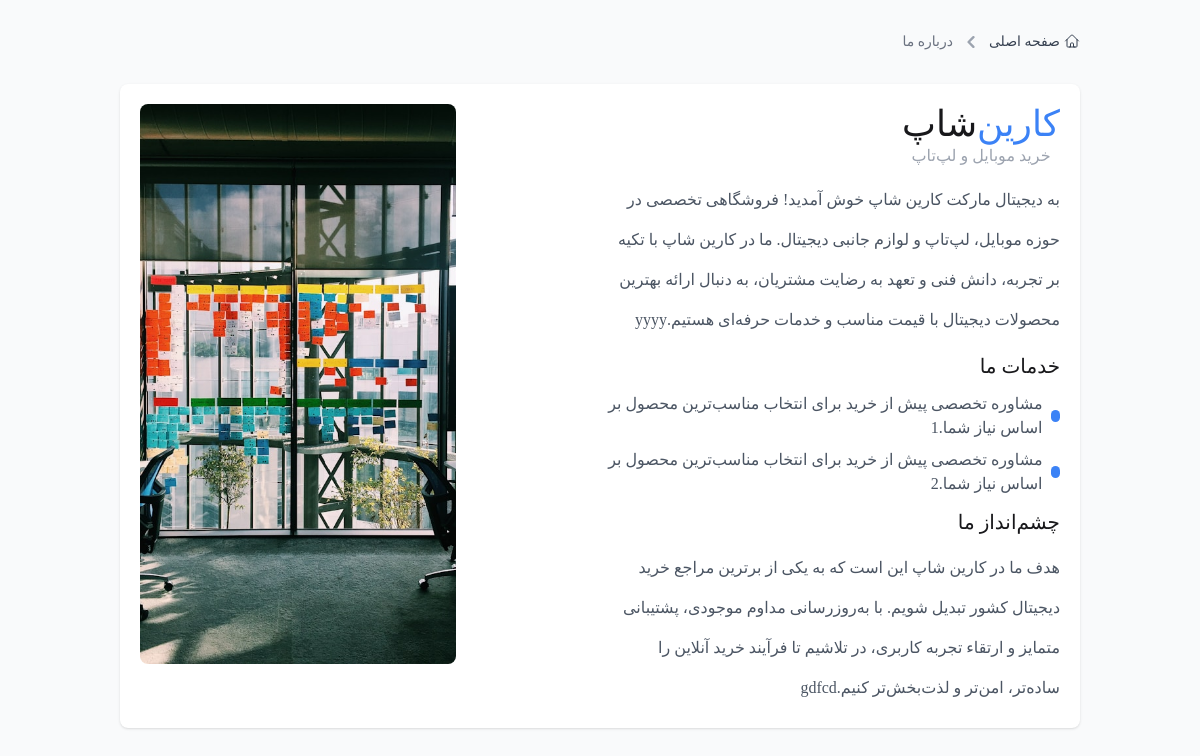
The page /about/ on the database its author committed.
### site_module/models.py (models this page shows, shortened)
class about_us(models.Model):
    about_us_text=models.TextField(verbose_name='متن درباره ما سایت')
    about_us_Ourvision=models.TextField(verbose_name='متن چشم‌انداز ما')
    about_img = models.ImageField(upload_to='about_img/', verbose_name='درباره ما عکس ',null=True)
    is_main_about_us = models.BooleanField(verbose_name='فعال بودن ')
    class Meta:
        verbose_name = "درباره ما"
        verbose_name_plural = "درباره ما"

class about_us_services(models.Model):
    services_text=models.CharField(max_length=200, verbose_name='خدمات')
    is_main_about_us_services = models.BooleanField(verbose_name='فعال بودن ')
    class Meta:
        verbose_name = 'خدمات'
        verbose_name_plural = 'خدمات'

### home/views.py (the view)
class AboutView(TemplateView):
    template_name = 'homes/about_page.html'
    def get_context_data(self, **kwargs):
        context = super(AboutView, self).get_context_data(**kwargs)
        about_us_setting: about_us = about_us.objects.filter(is_main_about_us=True).first()
        about_us_services_setting:about_us_services=about_us_services.objects.filter(is_main_about_us_services=True)
        context['about_us_services_setting'] = about_us_services_setting
        context['about_us_setting'] = about_us_setting
        return context

### order_module/context_processors.py (called while the page is built, shortened)
def cart_products(request ):
    order = None
    cart_items = None
    order_details =None
    return {"cart_items": cart_items,
            "order" : order,
            "order_details": order_details,}

### site_module/context_processors.py (called while the page is built)
def site_settings(request):
    setting = SiteSetting.objects.filter(is_main_setting=True).first()
    return {'site_setting': setting}

### home/templates/homes/about_page.html (shortened to what this page needs)
{% extends "base_else.html" %}
{% load static %}
{% block content %}
    <main class="container">
        <nav class="flex mt-8" aria-label="Breadcrumb">
            <ol class="inline-flex items-center space-x-1 md:space-x-2 rtl:space-x-reverse">
                <li class="inline-flex items-center">
                    <a href="{% url "home" %}"
                        class="inline-flex items-center text-sm gap-x-1  text-gray-700 hover:text-blue-600 dark:text-gray-400 dark:hover:text-white">
                        <svg class="size-4 mb-0.5">
                            <use href="#home" />
                        </svg>
                        صفحه اصلی
                    </a>
                </li>
                <li aria-current="page">
                    <div class="flex items-center">
                        <svg class="rtl:rotate-180 w-3 h-3 text-gray-400 mx-1" aria-hidden="true"
                            xmlns="http://www.w3.org/2000/svg" fill="none" viewBox="0 0 6 10">
                            <path stroke="currentColor" stroke-linecap="round" stroke-linejoin="round" stroke-width="2"
                                d="m1 9 4-4-4-4" />
                        </svg>
                        <span class="ms-1 text-sm  text-gray-500 md:ms-2 dark:text-gray-400">درباره ما</span>
                    </div>
                </li>
            </ol>
        </nav>
        <section class="w-full  flex flex-col lg:flex-row gap-4 p-5 rounded-lg shadow bg-white dark:bg-gray-800 mt-8">
            <div class=" w-full lg:w-2/4">
                <a href="index.html" class="flex flex-col text-center w-fit">
                    <span class="font-MorabbaMedium text-4xl flex items-center">
                        <span class="text-blue-500">کارین</span> شاپ
                    </span>
                    <p class="font-DanaMedium text-gray-400"> خرید موبایل و لپ‌تاپ</p>
                </a>
                <p class="mt-3 leading-10 text-gray-600 dark:text-gray-300">
                    {{about_us_setting.about_us_text}}
                </p>
                <h2 class="mt-3 font-DanaMedium text-xl"> خدمات ما</h2>
                <ul class="mt-3 text-gray-600 dark:text-gray-300 space-y-2 child:flex child:items-center child:gap-x-2">
                    {% for about_us_services_ in about_us_services_setting %}
                    <li>
                        <span class="w-3 h-3 rounded-full bg-blue-500 hidden lg:flex"></span>
                        <p>{{about_us_services_.services_text}}</p>
                    </li>
                    {% endfor %}
                </ul>
                <h2 class="mt-3 font-DanaMedium text-xl">
                    چشم‌انداز ما
                </h2>
                <p class="mt-3 leading-10 text-gray-600 dark:text-gray-300">
                    {{about_us_setting.about_us_Ourvision}}
                </p>
            </div>
            <div class="flex justify-end w-full lg:w-2/4">
                <img src={{about_us_setting.about_img.url}} class="rounded-lg lg:h-[35rem] object-cover w-[70%]" alt="">
            </div>
        </section>
    </main>
{% endblock content %}

### rows shown on the page
about_us: about_us_text "به دیجیتال مارکت کارین شاپ خوش آمدید! فروشگاهی تخصصی در حوزه موبایل، لپ‌تاپ و لوازم جانبی دیجیتال. ما در کارین شاپ با تکیه بر تجربه، دانش فنی و تعهد به رضایت مشتریان، به دنبال ارائه بهترین محصولات دیجیتال با قیمت مناسب و خدمات حرفه‌ای هستیم.yyyy", about_us_Ourvision "هدف ما در کارین شاپ این است که به یکی از برترین مراجع خرید دیجیتال کشور تبدیل شویم. با به‌روزرسانی مداوم موجودی، پشتیبانی متمایز و ارتقاء تجربه کاربری، در تلاشیم تا فرآیند خرید آنلاین را ساده‌تر، امن‌تر و لذت‌بخش‌تر کنیم.gdfcd", about_img (picture)
about_us_services: services_text "مشاوره تخصصی پیش از خرید برای انتخاب مناسب‌ترین محصول بر اساس نیاز شما.1"
about_us_services: services_text "مشاوره تخصصی پیش از خرید برای انتخاب مناسب‌ترین محصول بر اساس نیاز شما.2"
